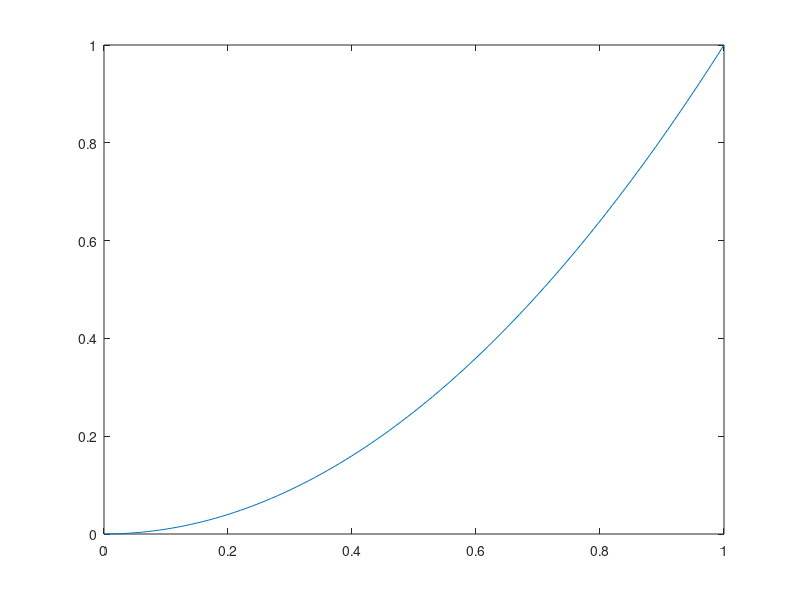

Write the MATLAB code that produced this figure. (Note: this script raises an error after producing the figure.)
path = 'C:\Users\arash\OneDrive\MECHYearThree\MECH358\Homework\';
%Q1
%f = @(x) x;
f = @(x) x.^2;
%f = @(x) x.^2.*(2.*x-3);
x0 = 0;
xL = 1;
arrN = [1,5,10,100];
arrAn = zeros(length(arrN), 1);
h = .01;
xspan = x0:h:xL;
figure(1);
plot(xspan, f(xspan))
hold on
plotLines = {'s','*','o','+'};
for i = 0:length(arrN)-1
    n = arrN(i+1);
    arrAn = findFourierAns(f, n, x0, xL);
    fourier = buildFourierHandle(arrAn, x0, xL);
    yspan = fourier(xspan);
    plot(xspan, yspan, plotLines{i+1})
end
hold off
titleString = 'Fourier Approximation for f(x)=x^2';
filenameString = strcat(path,'functionX2.png');
title(titleString)
xlabel('x')
ylabel('y')
legend('Exact Function','N=1','N=5','N=10','N=100','Location','Northwest')
saveas(1, filenameString, 'png')

%Q3
fForA1 = @(xs, ts) 1 .* cos(1*pi.*xs) .* exp(-pi^2 * 1^2 .* ts);
fForA20 = @(xs, ts) -2 .* cos(20*pi.*xs) .* exp(-pi^2 * 20^2 .* ts);
fTxt = @(xs, ts) fForA1(xs,ts) + fForA20(xs,ts);
h = .001;
xsSpan = 0:h:1;
tsArr = [0, 10^-4, 10^-3, 10^-2, 10^-1];

figure(2)
hold on
for i = 1:length(tsArr)
    tsSpan = ones(1, length(xsSpan)) * tsArr(i);
    yspan = fTxt(xsSpan, tsSpan);
    plot(xsSpan, yspan);
end
hold off
title('Fourier series vs time')
xlabel('x')
ylabel('y')
filenameString = strcat(path,'Question3c.png');
legend('tD_t/L^2=0','tD_t/L^2=10^-4','tD_t/L^2=10^-3','tD_t/L^2=10^-2', ...
        'tD_t/L^2=10^-1','Location','Southwest')
saveas(2, filenameString, 'png')